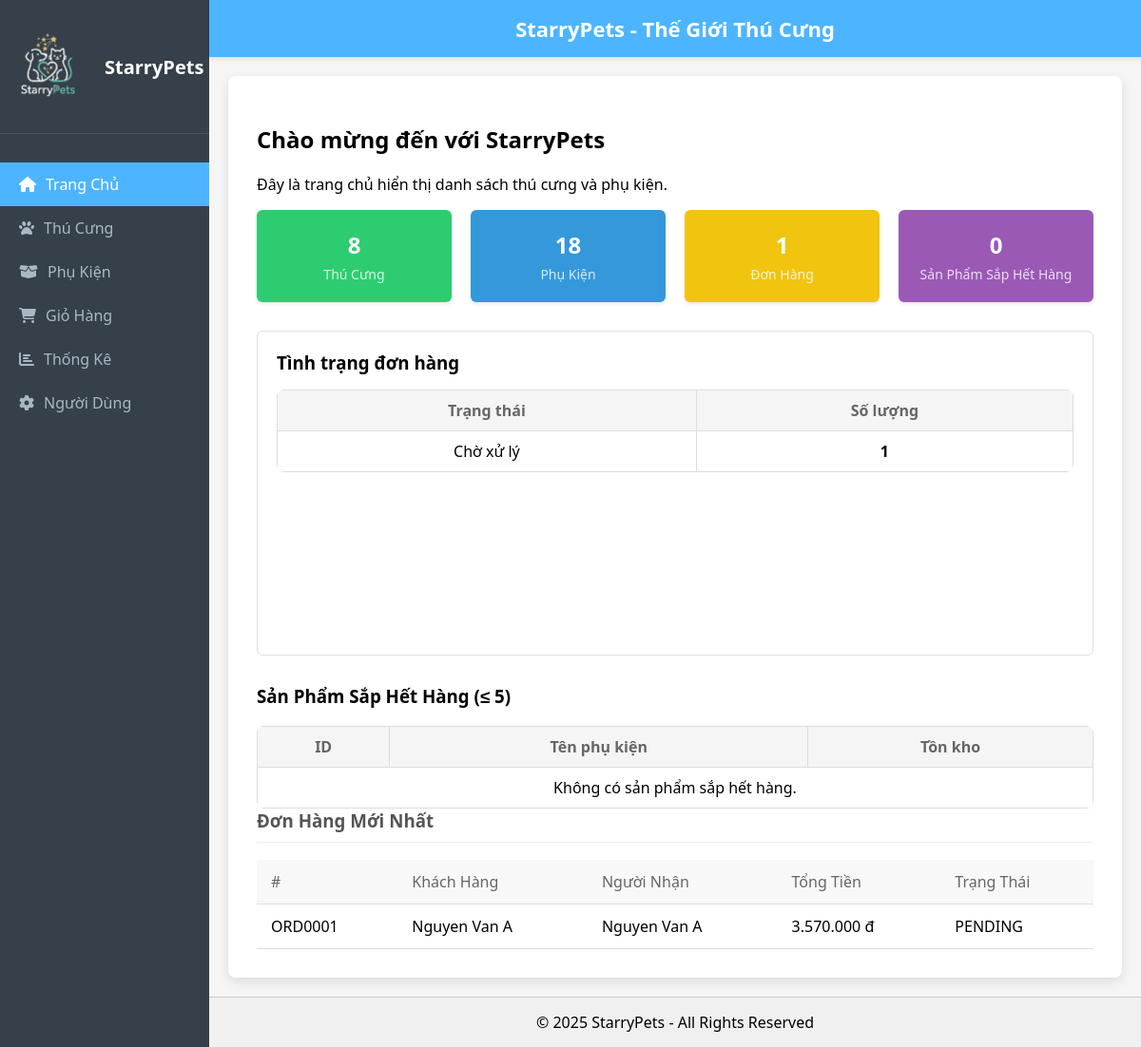
The app's page /admin/index.php with its own data.
### tables this page shows
CREATE TABLE orders (
  id INT AUTO_INCREMENT PRIMARY KEY,
  user_id INT NOT NULL,
  order_code VARCHAR(20) NOT NULL UNIQUE,
  recipient_name VARCHAR(100) NOT NULL,
  total_amount DECIMAL(12,2) NOT NULL DEFAULT 0.00,
  status ENUM('PENDING','CONFIRMED','SHIPPED','COMPLETED','CANCELED') NOT NULL DEFAULT 'PENDING',
  payment_method ENUM('COD','BANK','VNPAY','MOMO') NOT NULL DEFAULT 'COD',
  shipping_address VARCHAR(255) NOT NULL,
  phone VARCHAR(20),
  notes TEXT,
  created_at TIMESTAMP DEFAULT CURRENT_TIMESTAMP,
  updated_at TIMESTAMP DEFAULT CURRENT_TIMESTAMP ON UPDATE CURRENT_TIMESTAMP,
  CONSTRAINT fk_orders_user FOREIGN KEY(user_id) REFERENCES users(id) ON DELETE RESTRICT ON UPDATE CASCADE,
  INDEX idx_orders_user (user_id),
  INDEX idx_orders_status (status)
);

CREATE TABLE users (
  id INT AUTO_INCREMENT PRIMARY KEY,
  full_name VARCHAR(100) NOT NULL,
  email VARCHAR(120) NOT NULL UNIQUE,
  password_hash VARCHAR(255) NOT NULL,
  phone VARCHAR(20),
  role ENUM('ADMIN','CUSTOMER') NOT NULL DEFAULT 'CUSTOMER',
  status ENUM('ACTIVE','INACTIVE') NOT NULL DEFAULT 'ACTIVE',
  created_at TIMESTAMP DEFAULT CURRENT_TIMESTAMP,
  updated_at TIMESTAMP DEFAULT CURRENT_TIMESTAMP ON UPDATE CURRENT_TIMESTAMP
);

### admin/main.php (the view, shortened to what this page needs)
<?php
require_once __DIR__ . '/../connect.php';
$threshold = isset($_GET['low_stock_threshold']) ? (int)$_GET['low_stock_threshold'] : 5;
$lowStockAccessories = [];
$stmt = $conn->prepare("SELECT id, name, stock FROM accessories WHERE stock IS NOT NULL AND stock <= ? ORDER BY stock ASC, name ASC LIMIT 20");
if ($stmt) {
    $stmt->bind_param('i', $threshold);
    $stmt->execute();
    $res = $stmt->get_result();
    $lowStockAccessories = $res->fetch_all(MYSQLI_ASSOC);
}
$lowStockCount = count($lowStockAccessories);
    $totalPets = 0; $totalAccessories = 0; $totalOrders = 0;
    if ($st = $conn->prepare("SELECT COUNT(*) AS c FROM pets")) { $st->execute(); $totalPets = (int)($st->get_result()->fetch_assoc()['c'] ?? 0); $st->close(); }
    if ($st = $conn->prepare("SELECT COUNT(*) AS c FROM accessories")) { $st->execute(); $totalAccessories = (int)($st->get_result()->fetch_assoc()['c'] ?? 0); $st->close(); }
    if ($st = $conn->prepare("SELECT COUNT(*) AS c FROM orders")) { $st->execute(); $totalOrders = (int)($st->get_result()->fetch_assoc()['c'] ?? 0); $st->close(); }
    $todayOrders = [];
    if ($st = $conn->prepare("SELECT o.id, o.order_code, o.recipient_name, o.total_amount, o.status, o.created_at, u.full_name AS user_name
                              FROM orders o
                              LEFT JOIN users u ON u.id = o.user_id
                              WHERE DATE(o.created_at) = CURDATE()
                              ORDER BY o.created_at DESC LIMIT 20")) {
        $st->execute();
        $todayOrders = $st->get_result()->fetch_all(MYSQLI_ASSOC);
    }
$orderStatusStats = [];
if ($st = $conn->prepare("SELECT status, COUNT(*) as count FROM orders GROUP BY status ORDER BY count DESC")) {
    $st->execute();
    $orderStatusStats = $st->get_result()->fetch_all(MYSQLI_ASSOC);
}
$statusLabels = [
    'PENDING' => 'Chờ xử lý',
    'CONFIRMED' => 'Đã xác nhận',
    'SHIPPED' => 'Đang giao',
    'COMPLETED' => 'Đã hoàn thành',
    'CANCELED' => 'Đã hủy'
];
?>
<h2>Chào mừng đến với StarryPets</h2>
<p>Đây là trang chủ hiển thị danh sách thú cưng và phụ kiện.</p>
<div id="stats-row">
    <div class="stat-box green">
            <span class="value"><?php echo number_format($totalPets, 0, ',', '.'); ?></span>
        <span class="label">Thú Cưng</span>
    </div>
    <div class="stat-box blue">
            <span class="value"><?php echo number_format($totalAccessories, 0, ',', '.'); ?></span>
        <span class="label">Phụ Kiện</span>
    </div>
    <div class="stat-box yellow">
            <span class="value"><?php echo number_format($totalOrders, 0, ',', '.'); ?></span>
        <span class="label">Đơn Hàng</span>
    </div>
    <div class="stat-box purple">
        <span class="value"><?php echo number_format($lowStockCount, 0, ',', '.'); ?></span>
        <span class="label">Sản Phẩm Sắp Hết Hàng</span>
    </div>
</div>
    <div class="dashboard-area">
        <div class="chart-box small">
            <h3 style="margin:0 0 16px 0;">Tình trạng đơn hàng</h3>
            <?php if (empty($orderStatusStats)): ?>
                <p style="color:#999;">Chưa có đơn hàng</p>
            <?php else: ?>
                <table class="pet-table">
                    <thead>
                        <tr>
                            <th>Trạng thái</th>
                            <th>Số lượng</th>
                        </tr>
                    </thead>
                    <tbody>
                        <?php foreach ($orderStatusStats as $stat): ?>
                        <tr>
                            <td><?php echo htmlspecialchars($statusLabels[$stat['status']] ?? $stat['status']); ?></td>
                            <td><strong><?php echo number_format($stat['count'], 0, ',', '.'); ?></strong></td>
                        </tr>
                        <?php endforeach; ?>
                    </tbody>
                </table>
            <?php endif; ?>
        </div>
    </div>
<div id="low-stock-list" style="margin-top:20px;">
    <h3>Sản Phẩm Sắp Hết Hàng (≤ <?php echo htmlspecialchars($threshold); ?>)</h3>
    <table class="pet-table">
        <thead>
            <tr>
                <th>ID</th>
                <th>Tên phụ kiện</th>
                <th>Tồn kho</th>
            </tr>
        </thead>
        <tbody>
            <?php if (empty($lowStockAccessories)): ?>
                <tr><td colspan="3">Không có sản phẩm sắp hết hàng.</td></tr>
            <?php endif; ?>
        </tbody>
    </table>
</div>
<div id="latest-orders">
    <h3>Đơn Hàng Mới Nhất</h3>
    <table>
        <thead>
            <tr>
                <th>#</th>
                <th>Khách Hàng</th>
                <th>Người Nhận</th>
                <th>Tổng Tiền</th>
                <th>Trạng Thái</th>
            </tr>
        </thead>
        <tbody>
            <?php if (empty($todayOrders)): ?>
                <tr><td colspan="5">Hôm nay chưa có đơn hàng.</td></tr>
            <?php else: ?>
                <?php foreach ($todayOrders as $ord): ?>
                <tr>
                    <td><?php echo htmlspecialchars($ord['order_code'] ?: ('#'.$ord['id'])); ?></td>
                    <td><?php echo htmlspecialchars($ord['user_name'] ?? ''); ?></td>
                    <td><?php echo htmlspecialchars($ord['recipient_name'] ?? ''); ?></td>
                    <td><?php echo number_format((float)$ord['total_amount'], 0, ',', '.'); ?> đ</td>
                    <td><?php echo htmlspecialchars($ord['status']); ?></td>
                </tr>
                <?php endforeach; ?>
            <?php endif; ?>
        </tbody>
    </table>
</div>

### assets/css/styleadmin.css (style rules this page uses)
html, body { height: 100%; margin: 0; font-family: 'Segoe UI', Tahoma, Geneva, Verdana, sans-serif; background-color: #f5f5f5; }
#stats-row { display: flex; gap: 20px; margin-bottom: 30px; }
.stat-box { flex:1; padding:20px; border-radius:6px; color:#fff; text-align:center; box-shadow:0 2px 4px rgba(0,0,0,0.1); }
.stat-box .value { font-size:24px; font-weight:bold; display:block; }
.stat-box .label { font-size:14px; margin-top:5px; display:block; opacity:0.8; }
.green { background-color:#2ECC71; }
.blue { background-color:#3498DB; }
.yellow { background-color:#F1C40F; }
.purple { background-color:#9B59B6; }
.dashboard-area { display:flex; gap:20px; margin-bottom:30px; }
.chart-box { flex:2; background:#fff; padding:20px; border:1px solid #e0e0e0; border-radius:6px; height:300px; }
.chart-box.small { flex:1; }
#latest-orders h3 { margin-top:0;color:#555;border-bottom:1px solid #eee;padding-bottom:10px; }
#latest-orders table { width:100%;border-collapse:collapse; }
#latest-orders th, #latest-orders td { padding:12px 15px;text-align:left;border-bottom:1px solid #ddd; }
#latest-orders th { background-color:#f8f8f8;color:#666;font-weight:normal; }
.pet-table { width: 100%; border-collapse: collapse; background: white; border-radius: 8px; overflow: hidden; }
.pet-table th { background: #f0f4f8; padding: 12px; text-align: left; font-weight: bold; color: #666; border-bottom: 1px solid #ddd; }
.pet-table td { padding: 12px; border-bottom: 1px solid #eee; }
.pet-table { width: 100%; border-collapse: collapse; background: #ffffff; }
.pet-table th, .pet-table td { padding: 10px; border: 1px solid #ddd; text-align: center; }
.pet-table th { background: #f5f5f5; font-weight: bold; }

### records on screen
orders: order_code "ORD0001", user.full_name "Nguyen Van A", recipient_name "Nguyen Van A", total_amount "3.570.000", status "PENDING"

### other values on screen
$totalPets "8"
$totalAccessories "18"
$totalOrders "1"
$lowStockCount "0"
$statusLabels[$stat['status']] "Chờ xử lý"
$stat['count'] "1"
$threshold "5"
